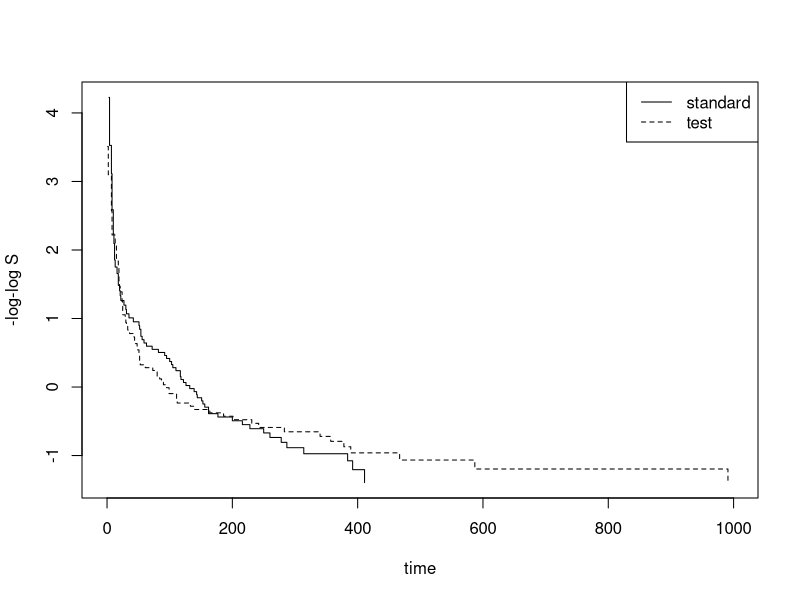
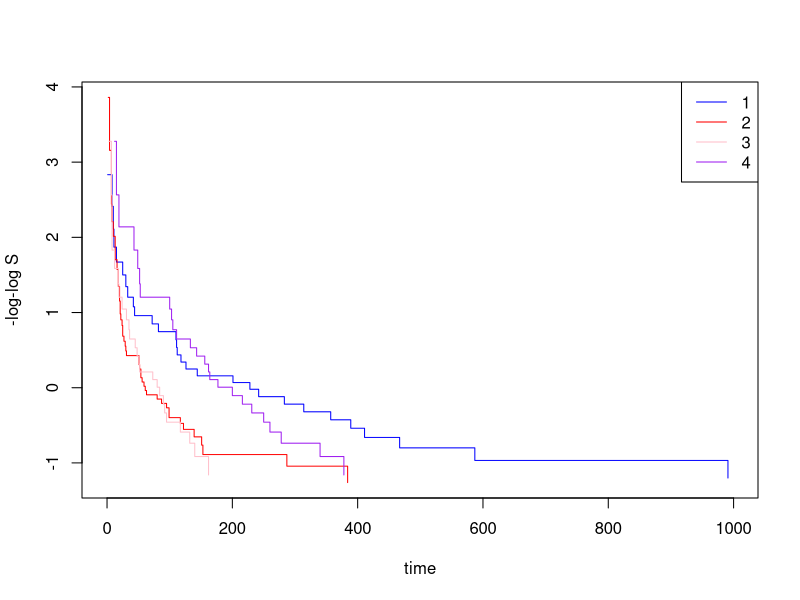
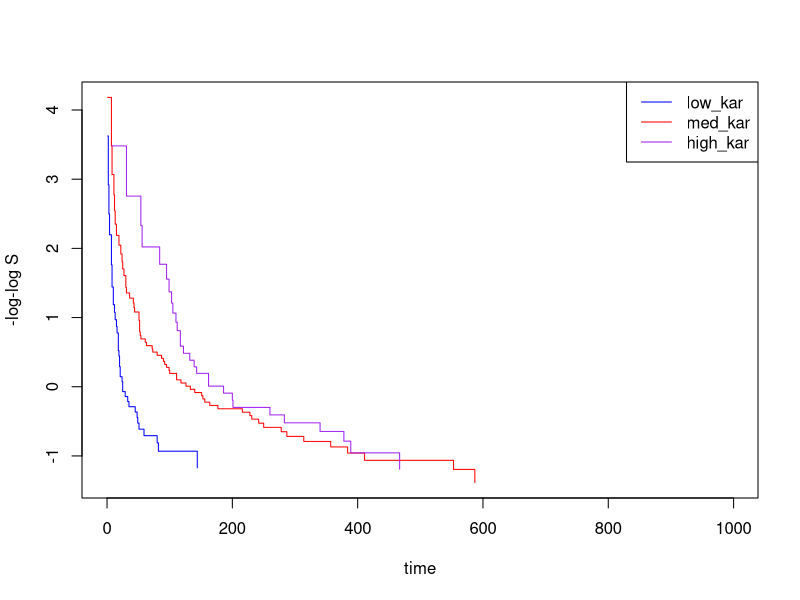

R code for these plots, in order:
setwd('C:/Users/darre/Desktop/SEM 7/Survival/Material')

library(survival)

leu <- read.csv('leu3.csv')
head(leu)

y <- Surv(leu$Time, leu$Censor)
# stratified -  no-interaction
model5 <- coxph(y ~ Treatment + logWBC + strata(Sex), data = leu)
summary(model5)

model6 <- coxph(y ~ logWBC + strata(Sex), data = leu)
summary(model6)

pchisq(-2*model6$loglik[2]-(-2*model5$loglik[2]),1,lower.tail = F)

# No-strat
model5.female <- coxph(y ~ Treatment + logWBC, subset=(Sex == 1), data = leu)
summary(model5.female)
model5.male <- coxph(y ~ Treatment + logWBC, subset=(Sex == 0), data = leu)
summary(model5.male)

# log-likelihood
LL.strat <- model5$loglik[2]
LL.nostrat <- model5.female$loglik[2] + model5.male$loglik[2]

# check PH assumption
chisq_stat <- -2*(LL.strat - LL.nostrat)
ngroups <- length(unique(leu$Sex))
ncoef <- length(model5$coefficients)
pval <- 1 - pchisq(chisq_stat, df = (ngroups-1)*ncoef)
pval


model7 <- coxph(y ~  Treatment + logWBC + strata(Sex)*Treatment + 
                  strata(Sex)*logWBC, data = leu) # p = 4
summary(model7)

LL.noint <- model5$loglik[2]
LL.int <- model7$loglik[2]
chisq_stat <- -2*(LL.noint - LL.int)
ncoef.dif <- length(model7$coefficients) - length(model5$coefficients) # 2
pvalue <- 1 - pchisq(chisq_stat, df = ncoef.dif)
pvalue

### veteran data ####

minusloglog <- function(p){
  return(-log(-log(p)))
}

vet <- read.csv('veteran.csv')
head(vet)
str(vet)

y_vet <- Surv(vet$tdays, vet$dead)
win.graph()
plot(survfit(y_vet ~ vet$treatment), fun = minusloglog, lty = c('solid','dashed'), xlab = 'time', ylab = '-log-log S')
legend('topright', c('standard','test'), lty = c('solid','dashed'))

plot(survfit(y_vet ~ vet$celltype), fun = minusloglog, col = c('blue','red','pink','purple'), xlab = 'time', ylab = '-log-log S')
legend('topright', c('1','2','3','4'), lty = c('solid'), col = c('blue','red','pink','purple'))

summary(vet$karnofsky)
vet$karnofsky_cat <- cut(vet$karnofsky, breaks = c(0,40,75,100), labels = c('low_kar','med_kar', 'high_kar'))
plot(survfit(y_vet ~ vet$karnofsky_cat), fun = minusloglog, col = c('blue','red','purple'), xlab = 'time', ylab = '-log-log S')
legend('topright', c('low_kar','med_kar','high_kar'), lty = c('solid'), col = c('blue','red','purple'))

summary(vet$tprior)
vet$tprior_cat <- cut(vet$tprior, breaks=c(0,20,40,100), labels = c('low_the','med_the','high_the'))
summary(vet$age)
vet$age_cat <- cut(vet$age, breaks = c(30,51,66,100), labels = c('low_age','med_age','high_age'))

model1 <- coxph(y_vet ~ treatment + celltype + therapy + karnofsky + tprior + age, data = vet)
summary(model1)
check_ph <- cox.zph(model1, transform = rank)
check_ph$table
# karfnosky and cell type reject h0

model2 <- coxph(y_vet ~ treatment + therapy + karnofsky + tprior + age, data = vet)
summary(model2)
